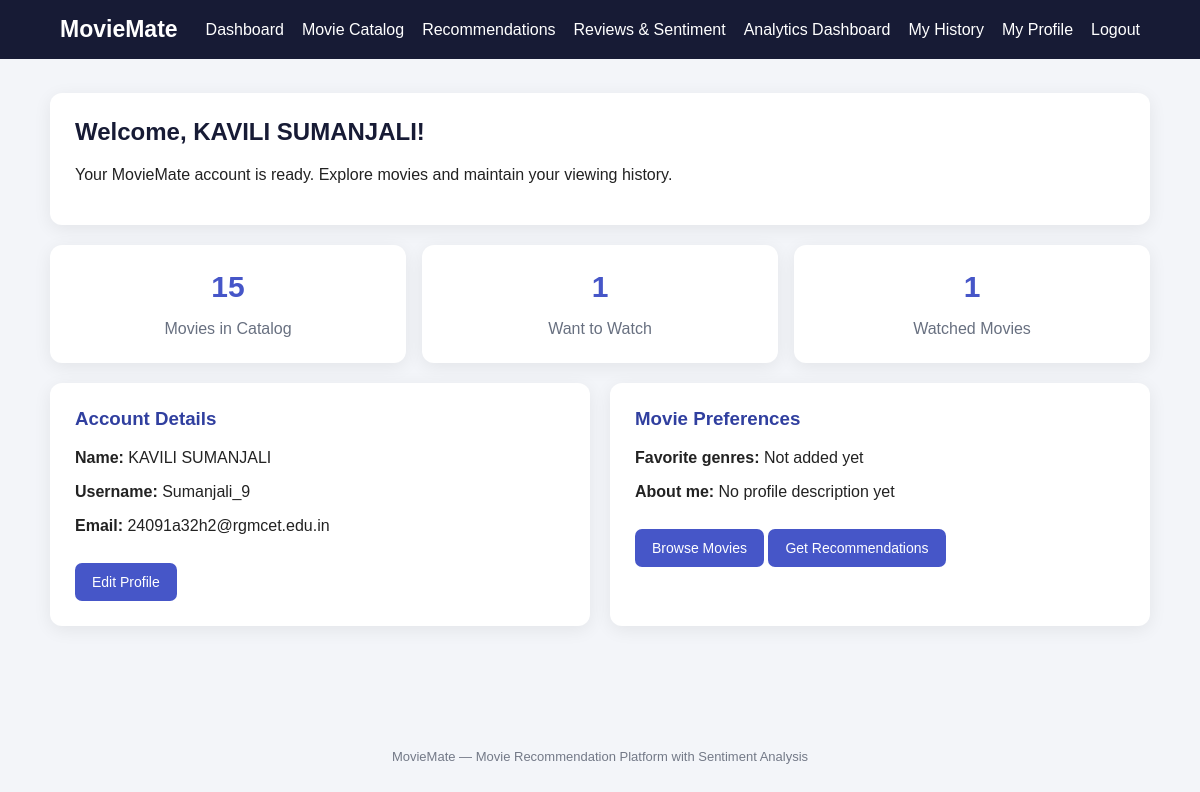
The app's page /dashboard (signed in) with its own data.
### tables this page shows
CREATE TABLE users (
            id INTEGER PRIMARY KEY AUTOINCREMENT,
            full_name TEXT NOT NULL,
            username TEXT NOT NULL UNIQUE,
            email TEXT NOT NULL UNIQUE,
            password_hash TEXT NOT NULL,
            favorite_genres TEXT DEFAULT '',
            bio TEXT DEFAULT '',
            created_at TIMESTAMP DEFAULT CURRENT_TIMESTAMP
        );

### app.py (the view)
@app.route("/dashboard")
@login_required
def dashboard():
    db = get_db()
    user = db.execute(
        """SELECT id, full_name, username, email, favorite_genres, bio, created_at
           FROM users WHERE id = ?""",
        (session["user_id"],)
    ).fetchone()
    if user is None:
        session.clear()
        flash("Your account could not be found. Please log in again.", "warning")
        return redirect(url_for("login"))
    movie_count = db.execute("SELECT COUNT(*) FROM movies").fetchone()[0]
    watched_count = db.execute(
        "SELECT COUNT(*) FROM watch_history WHERE user_id = ? AND status = 'Watched'",
        (session["user_id"],)
    ).fetchone()[0]
    watchlist_count = db.execute(
        "SELECT COUNT(*) FROM watch_history WHERE user_id = ? AND status = 'Want to Watch'",
        (session["user_id"],)
    ).fetchone()[0]
    return render_template(
        "dashboard.html", user=user, movie_count=movie_count,
        watched_count=watched_count, watchlist_count=watchlist_count
    )

### app.py (called while the page is built)
def get_db():
    if "db" not in g:
        g.db = sqlite3.connect(app.config["DATABASE"])
        g.db.row_factory = sqlite3.Row
        g.db.execute("PRAGMA foreign_keys = ON")
    return g.db

def login_required(view):
    @wraps(view)
    def wrapped_view(**kwargs):
        if "user_id" not in session:
            flash("Please log in to access that page.", "warning")
            return redirect(url_for("login"))
        return view(**kwargs)
    return wrapped_view

### templates/dashboard.html (shortened to what this page needs)
{% extends "base.html" %}
{% block content %}
<section class="welcome">
    <h1>Welcome, {{ user["full_name"] }}!</h1>
    <p>Your MovieMate account is ready. Explore movies and maintain your viewing history.</p>
</section>
<div class="stats">
    <div class="stat-card"><span>{{ movie_count }}</span><p>Movies in Catalog</p></div>
    <div class="stat-card"><span>{{ watchlist_count }}</span><p>Want to Watch</p></div>
    <div class="stat-card"><span>{{ watched_count }}</span><p>Watched Movies</p></div>
</div>
<div class="grid">
    <div class="info-card">
        <h3>Account Details</h3>
        <p><strong>Name:</strong> {{ user["full_name"] }}</p>
        <p><strong>Username:</strong> {{ user["username"] }}</p>
        <p><strong>Email:</strong> {{ user["email"] }}</p>
        <a class="button-link" href="{{ url_for('profile') }}">Edit Profile</a>
    </div>
    <div class="info-card">
        <h3>Movie Preferences</h3>
        <p><strong>Favorite genres:</strong> {{ user["favorite_genres"] or "Not added yet" }}</p>
        <p><strong>About me:</strong> {{ user["bio"] or "No profile description yet" }}</p>
        <a class="button-link" href="{{ url_for('movies') }}">Browse Movies</a>
        <a class="button-link" href="{{ url_for('recommendations') }}">Get Recommendations</a>
    </div>
</div>
{% endblock %}

### static/style.css (style rules this page uses)
* { box-sizing: border-box; }
body { margin: 0; font-family: Arial, Helvetica, sans-serif; background: #f3f5f9; color: #222; }
.form-card, .info-card, .notice, .welcome, .stat-card, .movie-card, .detail-card, .empty-state { background: white; padding: 25px; border-radius: 12px; box-shadow: 0 4px 18px rgba(0,0,0,.07); }
h1 { margin-top: 0; color: #171b35; }
button, .button-link { display: inline-block; padding: 11px 17px; border: 0; border-radius: 7px; background: #4656c8; color: white; font-size: 14px; text-decoration: none; cursor: pointer; }
.button-link { margin-top: 12px; }
a { color: #4656c8; }
.welcome { margin-bottom: 20px; }
.grid { display: grid; grid-template-columns: repeat(2, 1fr); gap: 20px; margin-top: 20px; }
.info-card h3 { margin-top: 0; color: #303f9f; }
.stats { display: grid; grid-template-columns: repeat(3, 1fr); gap: 16px; margin: 20px 0; }
.stat-card { text-align: center; }
.stat-card span { font-size: 30px; font-weight: bold; color: #4656c8; }
.stat-card p { margin-bottom: 0; color: #687080; }

### records on screen
users: full_name "KAVILI SUMANJALI", username "Sumanjali_9", email "24091a32h2@rgmcet.edu.in", favorite_genres "Not added yet", bio "No profile description yet"

### other values on screen
{{ movie_count }} "15"
{{ watchlist_count }} "1"
{{ watched_count }} "1"
